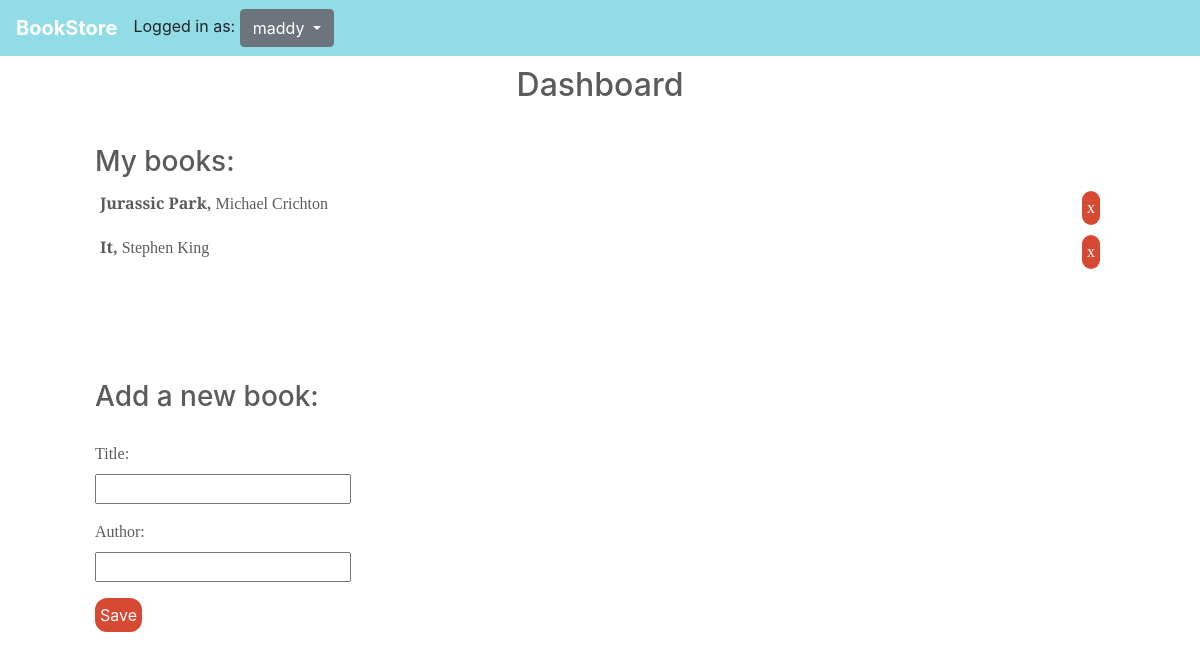
Page /dashboard/maddy (signed in) on the committed database.
### modifylist/models.py (models this page shows, shortened)
class Book(models.Model):
    user = models.ForeignKey(
        User,
        on_delete=models.CASCADE,
        default=1
    )
    title = models.CharField(max_length=200)
    author = models.CharField(max_length=200)
    added = models.DateTimeField(auto_now_add=True)

### modifylist/views.py (the view)
# urls.py: path('dashboard/<username>', views.dashboard, name="dashboard"),
def dashboard(request, username):
    user = User.objects.get(username=username)
    if request.method == 'POST':
        form = BookForm(request.POST)
        if form.is_valid():
            book = form.save(commit=False)
            if book is not None:
                book.user = request.user
                book.save()
                return redirect('dashboard', username=user.username)
    else:
        form = BookForm()
    books = Book.objects.order_by('-added')
    books_for_user = books.filter(user=user)
    context = {
        'form': form,
        'books': books,
        'books_for_user': books_for_user,
        'user_on_page': user,
        'request_user': request.user
    }
    return render(request, 'dashboard.html', context)

### modifylist/views.py
class BookForm(forms.ModelForm):
    class Meta:
        model = Book
        fields = ['title', 'author']

### modifylist/templates/dashboard.html (shortened to what this page needs)
{% extends "base-dashboard.html" %}
{% load static %}
{% block content %}
<div class="Container">
  {% if user_on_page == request_user %}
  <h2 class="PageHeader">Dashboard</h2>
  <div class='ListContainer'>
    <h3 class="SectionHeader">My books:</h3>
    <div class='BookList'>
        {% for book in books %}
          {% if book.user == user_on_page %}
          <div class="Book">
            <div class="BookInfo"><span class="TitleText">{{ book.title }},</span> {{ book.author }}</div>
            <div class="BookButtons">
              <button class="Button DeleteButton"><a class="DeleteLink" href="/delete_book/{{ book.id }}">x</a></button>
            </div>
          </div>
          {% endif %}
        {% endfor %}
    </div>
  </div>
  <div class='AddContainer'>
    <div class='FormContainer'>
      <h3 class="SectionHeader">Add a new book:</h3>
      <form class="Form" action="{{ request.get_full_path }}" method="POST">
        {{ form.as_p }}
        <button class="Button btn">Save</button>
      </form>
    </div>
  </div>
  {% else %}
  <p class="ErrorMessage">Oops! You're not logged in. <a href="{% url 'login' %}">Login</a> or <a href="{% url 'signup' %}">Signup.</a></p>
  {% endif %}
</div>
{% endblock content %}

### modifylist/templates/base-dashboard.html (shortened to what this page needs)
{% load static %}
<html lang="en">
  <head>
    <link rel="stylesheet" href="https://cdnjs.cloudflare.com/ajax/libs/octicons/4.4.0/font/octicons.css" />
    <link rel="stylesheet" href="https://stackpath.bootstrapcdn.com/bootstrap/4.1.3/css/bootstrap.min.css">
    <link rel="stylesheet" href="https://use.fontawesome.com/releases/v5.5.0/css/all.css">
    <link rel="stylesheet" type="text/css" href="{% static 'styles.css' %}" />
    <link rel="stylesheet" type="text/css" href="{% static 'styles_dashboard.css' %}" />
  </head>
  <body>
    <nav class="Navbar navbar navbar-expand-md">
      <a class="NavbarBrand navbar-brand" href="/">BookStore</a>
        <div class="NavbarDropdown">
          {% if user.is_authenticated %}
            <div class="dropdown">
              <span>Logged in as: </span>
              <button class="btn btn-secondary dropdown-toggle" type="button" id="dropdownMenuButton" data-toggle="dropdown" aria-haspopup="true" aria-expanded="false">
                {{ user }}
              </button>
            </div>
          {% endif %}
        </div>
    </nav>
    {% block content %}
    {% endblock content %}
  </body>

### modifylist/static/styles.css (style rules this page uses)
:root { --background1: #92DCE5; --background-and-highlight-text: #FFFFFF; --text-only: #5B5B5B; --accent: #D64933; }
body { background-color: var(--background-and-highlight-text); }
.Container { display: grid; grid-template-rows: 1fr auto; grid-template-columns: 50px auto 50px; }
.Navbar { background-color: var(--background1); }
.NavbarBrand { color: var(--background-and-highlight-text); font-weight: bold; }
.Button { background-color: var(--accent); border-radius: 12px; border-style: none; padding: 5px; }
.PageHeader { text-align: center; grid-row: 2; grid-column: 2; color: var(--text-only); padding-top: 10px; }
.Form { text-align: center; grid-row: 3; grid-column: 2; padding-top: 20px; }
label { font-family: 'Bitter', serif; display: block; }

### modifylist/static/styles_dashboard.css (style rules this page uses)
:root { --background1: #92DCE5; --background-and-highlight-text: #FFFFFF; --text-only: #5B5B5B; --accent: #D64933; }
body { background-color: var(--background-and-highlight-text); }
.Container { display: grid; grid-template-rows: 15% 1fr 1fr; grid-template-columns: 50px 1fr 50px; color: var(--text-only); }
.PageHeader { grid-row: 1; grid-column: 2; padding-top: 10px; }
.ListContainer { grid-row: 2; grid-column: 2; }
.AddContainer { grid-row: 3; grid-column: 2; }
.Book { font-family: 'Bitter', serif; }
.Button { color: var(--background-and-highlight-text); }
.Book { font-family: 'Bitter', serif; display: flex; justify-content: space-between; padding: 5px; }
.Button { color: var(--background-and-highlight-text); padding: none; }
.DeleteLink { color: var(--background-and-highlight-text); }
.Form { text-align: left; }
.TitleText { font-weight: bold; }

### rows in the picture
Book: title "Jurassic Park", author "Michael Crichton"
Book: title "It", author "Stephen King"

### other values in the picture
{{ user }} "maddy"
